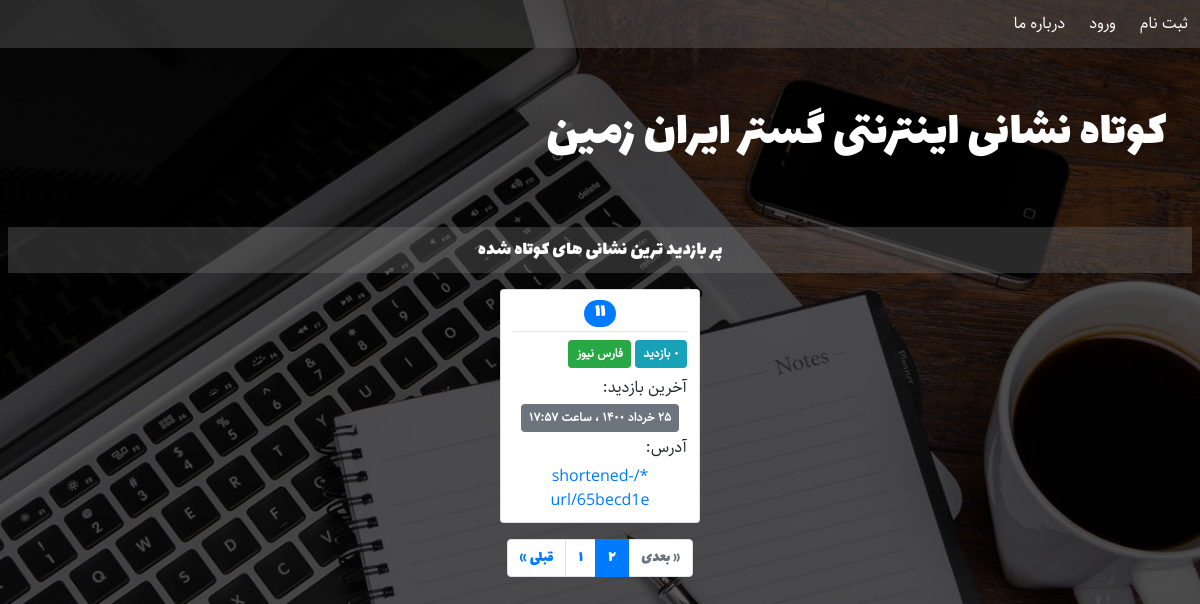
Before: /?page=2 with the older database file.
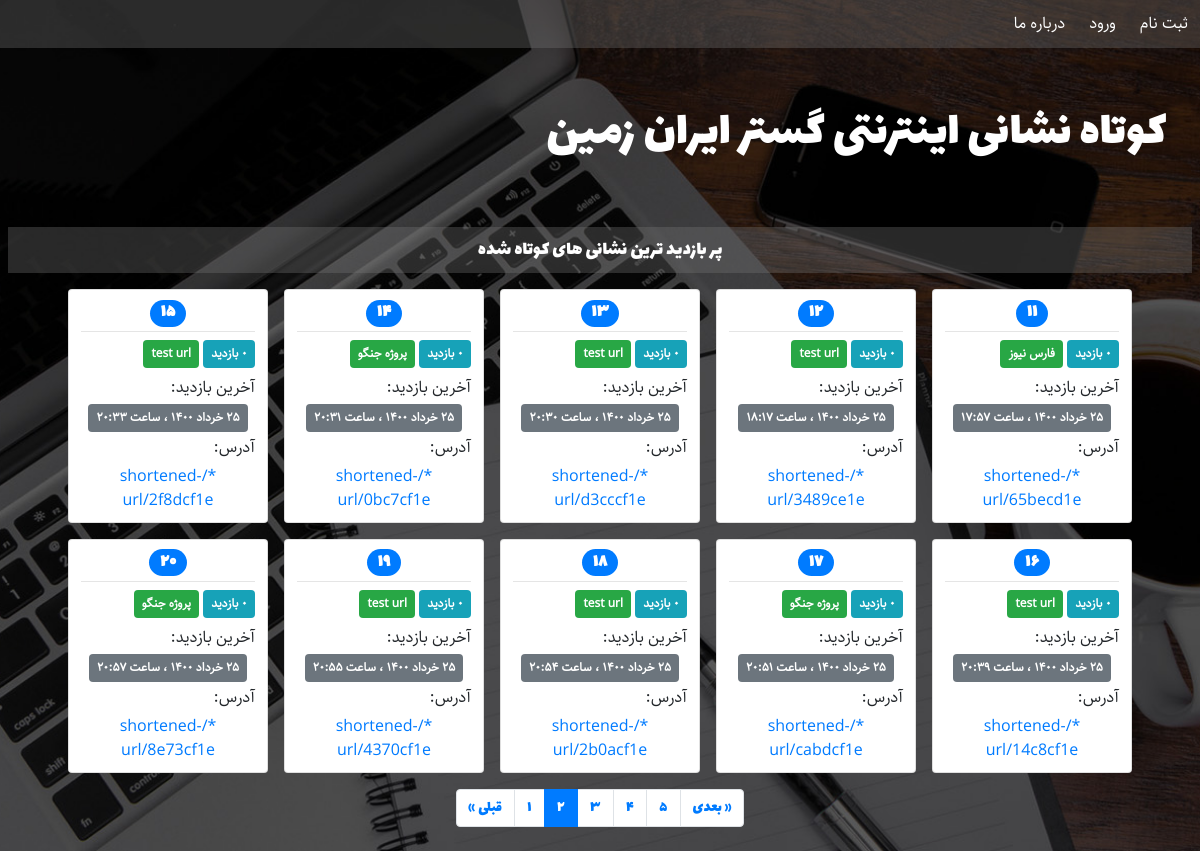
After: the same page with the newer database file.
### URLshortener/models.py (models this page shows, shortened)
class URL(models.Model):
    label = models.CharField(blank=True, max_length=30, verbose_name='عنوان')
    address = models.URLField(max_length=512, verbose_name='نشانی اینترنتی')
    slug = models.SlugField(max_length=8, unique=True, verbose_name='اسلاگ')
    visits = models.PositiveIntegerField(default=0, verbose_name='تعداد بازدید ها')
    created = models.DateTimeField(auto_now_add=True, verbose_name='تاریخ ایجاد')
    last_visit = models.DateTimeField(default=timezone.now, verbose_name='آخرین بازدید')
    author = models.ForeignKey(User, on_delete=models.CASCADE, related_name='urls',
                               verbose_name='ایجاد کننده')
    def last_visit_jalali(self):
        return datetime_to_jalali_str(self.last_visit)
    last_visit_jalali.short_description = 'آخرین بازدید'
    def created_jalali(self):
        return datetime_to_jalali_str(self.created)
    created_jalali.short_description = 'تاریخ ایجاد'
    def __str__(self):
        host = settings.ALLOWED_HOSTS[0] if settings.ALLOWED_HOSTS else 'localhost:8000'
        return '{}/shortened-url/{}'.format(host, self.slug)
    class Meta:
        verbose_name = 'نشانی اینترنتی'
        verbose_name_plural = 'نشانی های اینترنتی'

### URLshortener/views.py (the view)
# urls.py: path('', views.HomeView.as_view(), name='home'),
class HomeView(ListView):
    queryset = URL.objects.order_by('-visits')
    paginate_by = 10
    template_name = 'URLshortener/home.html'

### URLshortener/templatetags/custom_filters.py (called while the page is built)
@register.filter
@stringfilter
def to_persian(string):
    return numbers_to_persian(string)

### URLshortener/templatetags/custom_tags.py (called while the page is built)
@register.inclusion_tag('URLshortener/paginator.html')
def paginator(page):
    return {
        'page': page,
    }

@register.inclusion_tag('URLshortener/url_cards.html')
def url_cards(page):
    return {
        'page': page,
    }

### extensions/jalali.py (called while the page is built)
    def persian_tuple(self):
        return self.persian_year, self.persian_month, self.persian_day

### extensions/time_utils.py (called while the page is built)
def numbers_to_persian(string):
    en_to_fa = {
        '0': '۰',
        '1': '۱',
        '2': '۲',
        '3': '۳',
        '4': '۴',
        '5': '۵',
        '6': '۶',
        '7': '۷',
        '8': '۸',
        '9': '۹',
    }
    for en, fa in en_to_fa.items():
        string = string.replace(en, fa)
    return string

### templates/URLshortener/home.html (shortened to what this page needs)
{% extends 'URLshortener/base.html' %}
{% load static %}
{% load custom_filters %}
{% load custom_tags %}
{% block head %}
	<link rel='stylesheet' href="{% static 'URLshortener/css/home.css' %}">
{% endblock %}
{% block header %}
	<nav class='navbar navbar-expand-sm navbar-dark p-0'>
		<div class="collapse navbar-collapse" id="collapsibleNavbar">
			<ul class="navbar-nav text-center p-0 m-0">
			{% if user.is_authenticated %}
				<li class="nav-item p-1 text-center">
					<a class="nav-link" href="{% url 'URLshortener:dashboard' %}">پنل کاربری</a>
				</li>
				<li class="nav-item p-1 text-center">
					<a class="nav-link" href="{% url 'URLshortener:add-url' %}">کوتاه کردن نشانی</a>
				</li>
				<li class="nav-item p-1 text-center">
					<a class="nav-link" href="{% url 'auth_logout' %}?next=/">خروج</a>
				</li>
			{% else %}
				<li class="nav-item p-1 text-center">
					<a class="nav-link" href="{% url 'registration_register' %}">ثبت نام</a>
				</li>
				<li class="nav-item p-1 text-center">
					<a class="nav-link" href="{% url 'auth_login' %}">ورود</a>
				</li>
			{% endif %}
				<li class="nav-item p-1 text-center">
					<a class="nav-link" href="{% url 'URLshortener:about-us' %}">درباره ما</a>
				</li>
			</ul>
		</div>
	</nav>
	<div class='row container-fluid text-right p-5 text-white header-title'>
		کوتاه نشانی اینترنتی گستر ایران زمین
	</div>
{% endblock %}
{% block main %}
	<div class='container-fluid p-2'>
		<div class='container-fluid text-center text-white p-2 main-title'>پر بازدید ترین نشانی های کوتاه شده</div>
		<div class='container'>
			{% if page_obj %}
				{% url_cards page_obj %}
			{% else %}
				<div class='alert alert-info text-right p-2 m-2 mx-auto'>
					هنوز هیچ نشانی ای اضافه نشده است!
				</div>
			{% endif %}
			{% if is_paginated %}
				{% paginator page_obj %}
			{% endif %}
		</div>
	</div>
{% endblock %}

### templates/URLshortener/url_cards.html (shortened to what this page needs)
{% load custom_filters %}
<div class='container-fluid m-0 p-2 d-flex flex-row flex-wrap justify-content-center cards-div'>
    {% for short_url in page %}
    <div class='card text-right m-2 p-2 url-card'>
        <h4 class='text-center p-0 m-0 url-number'>
            <span class='badge badge-pill badge-primary'>
                {{ forloop.counter0|add:page.start_index|to_persian }}
            </span>
        </h4>
        <hr class='m-1'>
        <div class='p-1'>
            <span class='badge badge-info p-2'>{{ short_url.visits|to_persian }} بازدید</span>
            <span class='badge badge-success p-2'>{{ short_url.label }}</span>
        </div>
        <div class='p-1'>آخرین بازدید:</div>
        <div class='text-center'>
            <span class='badge badge-secondary p-2'>{{ short_url.last_visit_jalali }}</span>
        </div>
        <div class='p-1'>آدرس:</div>
        <a class='btn btn-link d-block p-0' href="{% url 'URLshortener:shortened-url' short_url.slug %}">
            {{ short_url }}
        </a>
    </div>
    {% endfor %}
</div>

Changed rows visible on the page:
added URL: visits|to_persian "۰", label "test url", last_visit_jalali "۲۵ خرداد ۱۴۰۰ ، ساعت ۱۸:۱۷", slug "*/shortened-url/3489ce1e"
added URL: visits|to_persian "۰", label "test url", last_visit_jalali "۲۵ خرداد ۱۴۰۰ ، ساعت ۲۰:۳۰", slug "*/shortened-url/d3cccf1e"
added URL: visits|to_persian "۰", label "پروژه جنگو", last_visit_jalali "۲۵ خرداد ۱۴۰۰ ، ساعت ۲۰:۳۱", slug "*/shortened-url/0bc7cf1e"
added URL: visits|to_persian "۰", label "test url", last_visit_jalali "۲۵ خرداد ۱۴۰۰ ، ساعت ۲۰:۳۳", slug "*/shortened-url/2f8dcf1e"
added URL: visits|to_persian "۰", label "test url", last_visit_jalali "۲۵ خرداد ۱۴۰۰ ، ساعت ۲۰:۳۹", slug "*/shortened-url/14c8cf1e"
added URL: visits|to_persian "۰", label "پروژه جنگو", last_visit_jalali "۲۵ خرداد ۱۴۰۰ ، ساعت ۲۰:۵۱", slug "*/shortened-url/cabdcf1e"
added URL: visits|to_persian "۰", label "test url", last_visit_jalali "۲۵ خرداد ۱۴۰۰ ، ساعت ۲۰:۵۴", slug "*/shortened-url/2b0acf1e"
added URL: visits|to_persian "۰", label "test url", last_visit_jalali "۲۵ خرداد ۱۴۰۰ ، ساعت ۲۰:۵۵", slug "*/shortened-url/4370cf1e"
added URL: visits|to_persian "۰", label "پروژه جنگو", last_visit_jalali "۲۵ خرداد ۱۴۰۰ ، ساعت ۲۰:۵۷", slug "*/shortened-url/8e73cf1e"
Other visible differences:
new list line: "۳"
new list line: "۴"
new list line: "۵"
